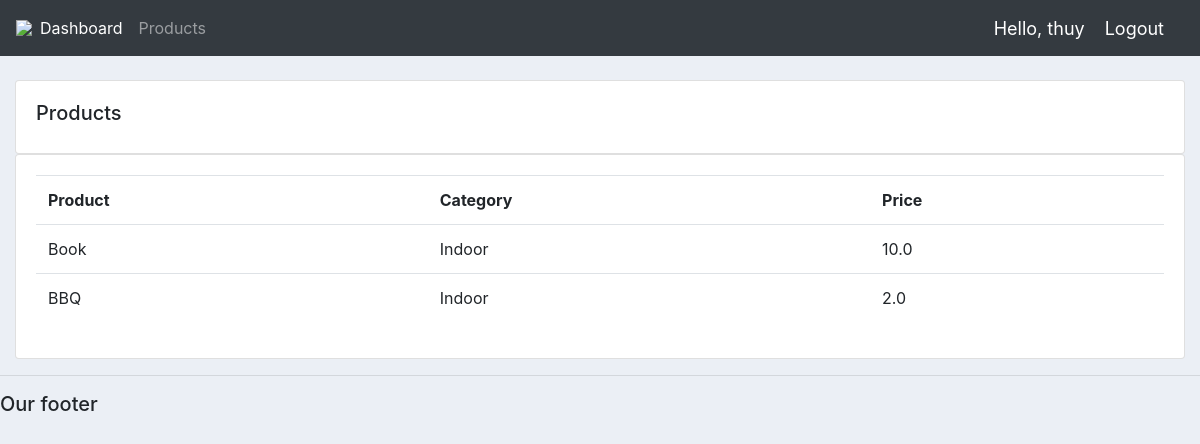
Screenshot of /products/ (signed in) with the database file from the repository.
### accounts/models.py (models this page shows, shortened)
class Product(models.Model):
    CATEGORY = (
        ('Indoor', 'Indoor'),
        ('Out Door', 'Out Door'),
    )
    id = models.AutoField(primary_key=True)
    name = models.CharField(max_length=200, null=True)
    price = models.FloatField(null=True)
    category = models.CharField(max_length=200, null=True, choices=CATEGORY)
    description = models.CharField(max_length=200, null=True)
    date_created = models.DateTimeField(auto_now_add=True, null=True)

### accounts/views.py (the view)
# urls.py: path("products/", views.products, name="products"),
def products(request):
    products = Product.objects.all()
    return render(request, 'accounts/products.html', {'products': products})

### accounts/templates/accounts/products.html
{%  extends 'accounts/main.html' %}
{% block content %}
		<br>
		<div class="row">
			<div class="col-md">
				<div class="card card-body">
					<h5>Products</h5>
				</div>
				<div class="card card-body">
					<table class="table">
						<tr>
							<th>Product</th>
							<th>Category</th>
							<th>Price</th>
						</tr>
						{% for i in products %}
							<tr>
								<td>{{i.name}}</td>
								<td>{{i.category}}</td>
								<td>{{i.price}}</td>
							</tr>
						{% endfor %}
					</table>
				</div>
			</div>
		</div>
{% endblock content %}

### accounts/templates/accounts/navbar.html (shortened to what this page needs)
{% load static %}
<nav class="navbar navbar-expand-lg navbar-dark bg-dark">
 <img src="{% static 'images/logo.png' %}">
  <div class="collapse navbar-collapse" id="navbarNav">
    <ul class="navbar-nav">
      {% if request.user.is_staff %}
      <li class="nav-item active">
        <a class="nav-link" href="{% url 'home' %}">Dashboard</a>
      </li>
      <li class="nav-item">
        <a class="nav-link" href="{% url 'products' %}">Products</a>
      </li>
      {% else %}
       <li class="nav-item">
        <a class="nav-link" href="{% url 'account' %}">Settings</a>
      </li>
      {% endif %}
    </ul>
  </div>
  <span class="hello-msg">Hello, {{request.user}}</span>
  <span ><a  class="hello-msg" href="{% url 'logout' %}">Logout</a></span>
</nav>

### static/css/main.css (style rules this page uses)
body { background-color: #ebeff5; }

### accounts/templates/accounts/navbar.html (style rules this page uses)
.hello-msg { font-size: 18px; color: #fff; margin-right: 20px; }

### rows the page displays
Product: name "Book", category "Indoor", price "10.0"
Product: name "BBQ", category "Indoor", price "2.0"

### other values shown
{{ request.user }} "thuy"
